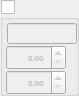
      <widget class="QGroupBox" name="groupBox_gb_check_karetel_3">
       <property name="geometry">
        <rect>
         <x>242</x>
         <y>81</y>
         <width>79</width>
         <height>96</height>
        </rect>
       </property>
       <property name="title">
        <string/>
       </property>
       <property name="checkable">
        <bool>true</bool>
       </property>
       <property name="checked">
        <bool>false</bool>
       </property>
       <widget class="QDoubleSpinBox" name="doubleSpinBox_karetel32">
        <property name="geometry">
         <rect>
          <x>6</x>
          <y>70</y>
          <width>60</width>
          <height>25</height>
         </rect>
        </property>
        <property name="font">
         <font>
          <pointsize>6</pointsize>
          <weight>75</weight>
          <bold>true</bold>
         </font>
        </property>
        <property name="layoutDirection">
         <enum>Qt::LeftToRight</enum>
        </property>
        <property name="autoFillBackground">
         <bool>false</bool>
        </property>
        <property name="alignment">
         <set>Qt::AlignRight|Qt::AlignTrailing|Qt::AlignVCenter</set>
        </property>
        <property name="decimals">
         <number>2</number>
        </property>
        <property name="maximum">
         <double>1000.000000000000000</double>
        </property>
        <property name="singleStep">
         <double>0.100000000000000</double>
        </property>
       </widget>
       <widget class="QDoubleSpinBox" name="doubleSpinBox_karetel31">
        <property name="geometry">
         <rect>
          <x>6</x>
          <y>45</y>
          <width>60</width>
          <height>25</height>
         </rect>
        </property>
        <property name="font">
         <font>
          <pointsize>6</pointsize>
          <weight>75</weight>
          <bold>true</bold>
         </font>
        </property>
        <property name="layoutDirection">
         <enum>Qt::LeftToRight</enum>
        </property>
        <property name="autoFillBackground">
         <bool>false</bool>
        </property>
        <property name="alignment">
         <set>Qt::AlignRight|Qt::AlignTrailing|Qt::AlignVCenter</set>
        </property>
        <property name="decimals">
         <number>2</number>
        </property>
        <property name="maximum">
         <double>1000.000000000000000</double>
        </property>
        <property name="singleStep">
         <double>0.100000000000000</double>
        </property>
       </widget>
       <widget class="QLineEdit" name="lineEdit_mlz_karetel_3">
        <property name="geometry">
         <rect>
          <x>7</x>
          <y>23</y>
          <width>70</width>
          <height>21</height>
         </rect>
        </property>
        <property name="font">
         <font>
          <pointsize>5</pointsize>
          <weight>75</weight>
          <bold>true</bold>
         </font>
        </property>
        <property name="placeholderText">
         <string/>
        </property>
       </widget>
      </widget>
